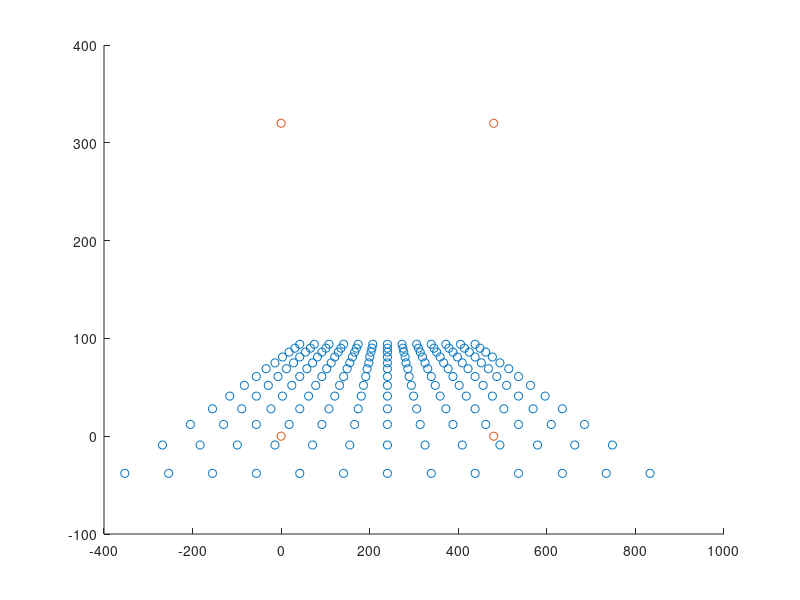
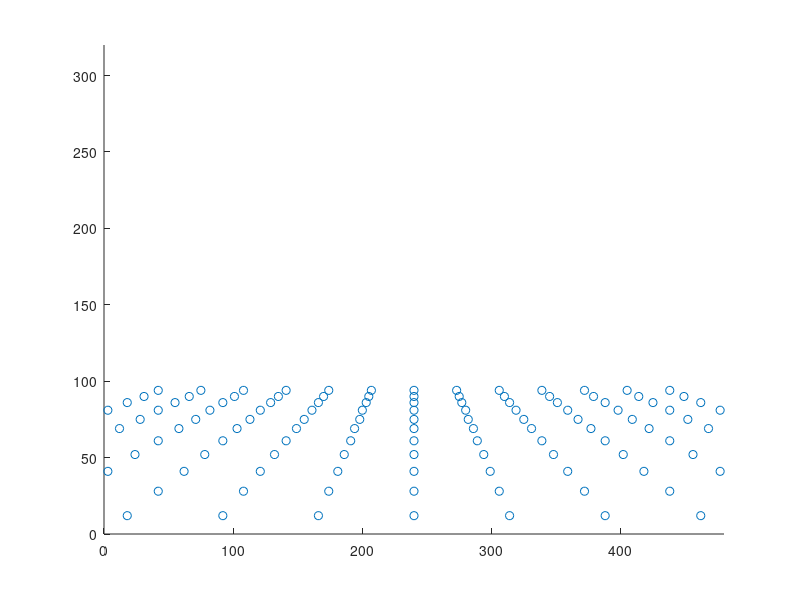

Write MATLAB code to recreate these figures, in order.
% simple test of projection used for tachometer animation

theta = 90; % degree FOV
screenx = 480;
screeny = 320;
a = screeny / screenx; % h/w aspect ratio

% all z coordinates must fall within here
znear = 3;
zfar = 50;

% some parameters
lm = (zfar / (zfar - znear));
f = 1 / tan(theta / 2);

% transformation matrix
t = [a*f 0 0 0; 0 f 0 0; 0 0 lm -lm*znear; 0 0 1 0];

% some test coordinates
x = linspace(-12, 12, 13);
z = linspace(4, 12, 13);
[X, Z] = meshgrid(x, z);
Y = ones(size(X)) * -4;
W = ones(size(X));
coords = [X(:) Y(:) Z(:) W(:)]';

% project those fellas
proj = t * coords;

% perspect those fellas
ncol = size(proj, 2);
persp = proj;
for k = 1:ncol
    persp(:,k) = proj(:, k) ./ proj(4, k);
end

% convert to pixels
pxels = persp;
pxels(1, :) = pxels(1, :) .* screenx + screenx / 2;
pxels(2, :) = pxels(2, :) .* screeny + screeny / 2;

% to draw
todraw = round([pxels(1, :); pxels(2, :)]);
screen = [0, 0, screenx, screenx; 0, screeny, 0, screeny];

close all
hold on
figure(1)
scatter(todraw(1, :), todraw(2, :));
scatter(screen(1, :), screen(2, :));

figure(2)
scatter(todraw(1, :), todraw(2, :));
xlim([0, screenx]);
ylim([0, screeny]);

% actual results
todraw2 = [todraw(1, :); screeny - todraw(2, :)];